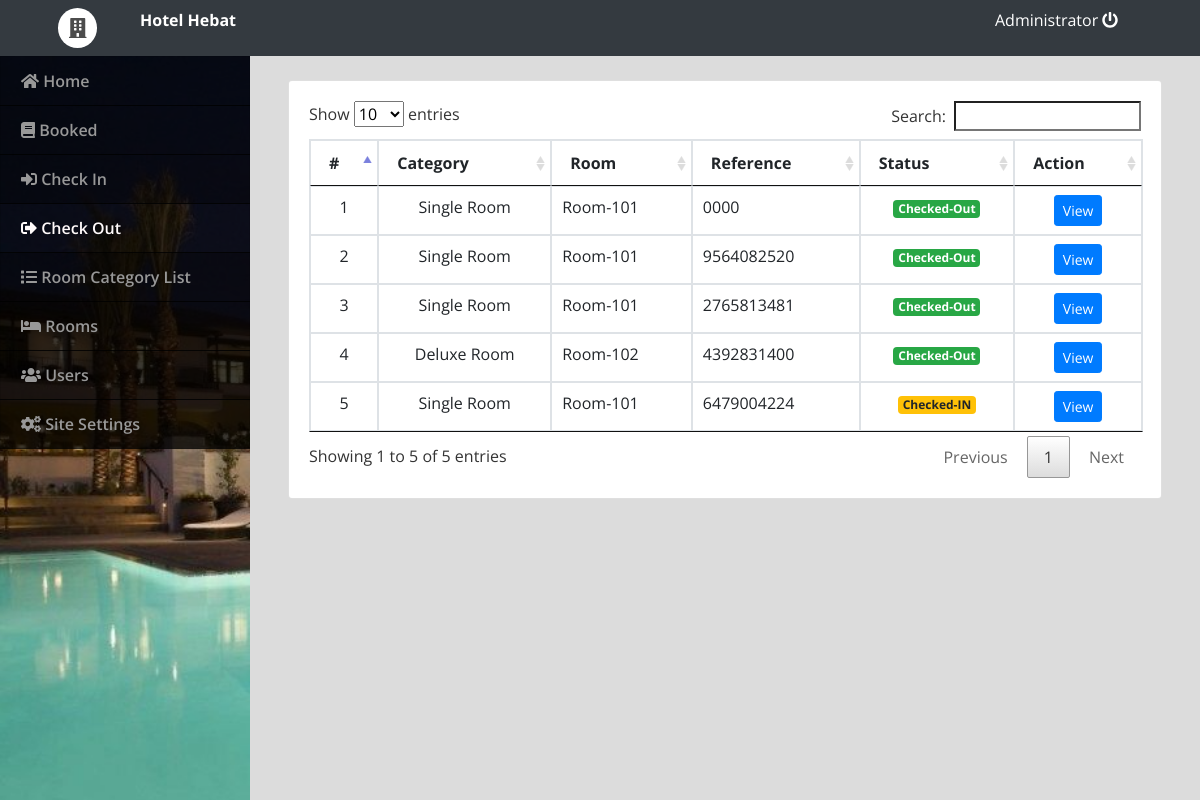
The app's page /admin/index.php?page=check_out (signed in) with its own data.
### tables this page shows
CREATE TABLE `checked` (
  `id` int(30) NOT NULL,
  `ref_no` varchar(100) NOT NULL,
  `room_id` int(30) NOT NULL,
  `name` text NOT NULL,
  `contact_no` varchar(20) NOT NULL,
  `date_in` datetime NOT NULL,
  `date_out` datetime NOT NULL,
  `booked_cid` int(30) NOT NULL,
  `status` tinyint(1) NOT NULL DEFAULT 0 COMMENT '0 = pending, 1=checked in , 2 = checked out',
  `date_updated` datetime NOT NULL DEFAULT current_timestamp() ON UPDATE current_timestamp()
);

CREATE TABLE `rooms` (
  `id` int(30) NOT NULL,
  `room` varchar(30) NOT NULL,
  `category_id` int(30) NOT NULL,
  `status` tinyint(1) NOT NULL DEFAULT 0 COMMENT '0 = Available , 1= Unvailables'
);

CREATE TABLE `room_categories` (
  `id` int(30) NOT NULL,
  `name` text NOT NULL,
  `price` float NOT NULL,
  `cover_img` text NOT NULL
);

### admin/check_out.php (the view, shortened to what this page needs)
<?php include('db_connect.php');
$cat = $conn->query("SELECT * FROM room_categories");
$cat_arr = array();
while($row = $cat->fetch_assoc()){
	$cat_arr[$row['id']] = $row;
}
$room = $conn->query("SELECT * FROM rooms");
$room_arr = array();
while($row = $room->fetch_assoc()){
	$room_arr[$row['id']] = $row;
}
?>
<div class="container-fluid">
	<div class="col-lg-12">
		<div class="row mt-3">
			<div class="col-md-12">
				<div class="card">
					<div class="card-body">
						<table class="table table-bordered">
							<thead>
								<th>#</th>
								<th>Category</th>
								<th>Room</th>
								<th>Reference</th>
								<th>Status</th>
								<th>Action</th>
							</thead>
							<tbody>
								<?php
								$i = 1;
								$checked = $conn->query("SELECT * FROM checked where status != 0 order by status desc, id asc ");
								while($row=$checked->fetch_assoc()):
								?>
								<tr>
									<td class="text-center"><?php echo $i++ ?></td>
									<td class="text-center"><?php echo $cat_arr[$room_arr[$row['room_id']]['category_id']]['name'] ?></td>
									<td class=""><?php echo $room_arr[$row['room_id']]['room'] ?></td>
									<td class=""><?php echo $row['ref_no'] ?></td>
									<?php if($row['status'] == 1): ?>
										<td class="text-center"><span class="badge badge-warning">Checked-IN</span></td>
									<?php else: ?>
										<td class="text-center"><span class="badge badge-success">Checked-Out</span></td>
									<?php endif; ?>
									<td class="text-center">
											<button class="btn btn-sm btn-primary check_out" type="button" data-id="<?php echo $row['id'] ?>">View</button>
									</td>
								</tr>
							<?php endwhile; ?>
							</tbody>
						</table>
					</div>
				</div>
			</div>
		</div>
	</div>
</div>

### admin/index.php (shortened to what this page needs)
<!DOCTYPE html>
<html lang="en">
<head>
<?php
 include('./header.php');
 ?>
</head>
<body>
	<?php include 'topbar.php' ?>
	<?php include 'navbar.php' ?>
  <main id="view-panel" >
      <?php $page = isset($_GET['page']) ? $_GET['page'] :'home'; ?>
  	<?php include $page.'.php' ?>
  </main>
</body>
</html>

### admin/header.php (shortened to what this page needs)
  <link rel="stylesheet" href="assets/font-awesome/css/all.min.css">
<link href="assets/vendor/bootstrap/css/bootstrap.min.css" rel="stylesheet">
<link href="assets/vendor/icofont/icofont.min.css" rel="stylesheet">
<link href="assets/vendor/boxicons/css/boxicons.min.css" rel="stylesheet">
<link href="assets/vendor/venobox/venobox.css" rel="stylesheet">
<link href="assets/vendor/animate.css/animate.min.css" rel="stylesheet">
<link href="assets/vendor/remixicon/remixicon.css" rel="stylesheet">
<link href="assets/vendor/owl.carousel/assets/owl.carousel.min.css" rel="stylesheet">
<link href="assets/vendor/bootstrap-datepicker/css/bootstrap-datepicker.min.css" rel="stylesheet">
<link href="assets/DataTables/datatables.min.css" rel="stylesheet">
<link href="assets/css/style.css" rel="stylesheet">
<link type="text/css" rel="stylesheet" href="assets/css/jquery-te-1.4.0.css">

### admin/topbar.php (shortened to what this page needs)
<nav class="navbar navbar-dark bg-dark fixed-top " style="padding:0;">
  <div class="container-fluid mt-2 mb-2">
  	<div class="col-lg-12">
  		<div class="col-md-1 float-left" style="display: flex;">
  			<div class="logo">
  				<i class="fa fa-building"></i>
  			</div>
  		</div>
      <div class="col-md-4 float-left text-white">
        <large><b><?php echo $_SESSION['setting_hotel_name']; ?></b></large>
      </div>
	  	<div class="col-md-2 float-right text-white">
	  		<a href="ajax.php?action=logout" class="text-white"><?php echo $_SESSION['login_name'] ?> <i class="fa fa-power-off"></i></a>
	    </div>
    </div>
  </div>
</nav>

### admin/navbar.php (shortened to what this page needs)
<nav id="sidebar" class='mx-lt-5' >
		<div class="sidebar-list">
				<a href="index.php?page=home" class="nav-item nav-home"><span class='icon-field'><i class="fa fa-home"></i></span> Home</a>
				<a href="index.php?page=booked" class="nav-item nav-booked"><span class='icon-field'><i class="fa fa-book"></i></span> Booked </a>
				<a href="index.php?page=check_in" class="nav-item nav-check_in"><span class='icon-field'><i class="fa fa-sign-in-alt"></i></span> Check In </a>
				<a href="index.php?page=check_out" class="nav-item nav-check_out"><span class='icon-field'><i class="fa fa-sign-out-alt"></i></span> Check Out </a>
				<a href="index.php?page=categories" class="nav-item nav-categories"><span class='icon-field'><i class="fa fa-list"></i></span> Room Category List</a>
				<a href="index.php?page=rooms" class="nav-item nav-rooms"><span class='icon-field'><i class="fa fa-bed"></i></span> Rooms </a>
				<?php if($_SESSION['login_type'] == 1): ?>
				<a href="index.php?page=users" class="nav-item nav-users"><span class='icon-field'><i class="fa fa-users"></i></span> Users</a>
				<a href="index.php?page=site_settings" class="nav-item nav-site_settings"><span class='icon-field'><i class="fa fa-cogs"></i></span> Site Settings</a>
			<?php endif; ?>
		</div>
</nav>

### admin/assets/css/style.css (style rules this page uses)
body { font-family: "Open Sans", sans-serif; color: #444444; width: 100%; height: calc(100%); }
a { color: #1977cc; }
nav#sidebar { height: calc(100%); position: fixed; z-index: 99; left: 0; width: 250px; background: url(../../../assets/img/hotel-cover.jpg); background-repeat: no-repeat; background-size: cover; }
a.nav-item { position: relative; display: block; padding: .75rem 1.25rem; margin-bottom: -1px; border: 1px solid rgba(0,0,0,.125); background-color: #000000c4; color: #989898; font-weight: 600; }
a.nav-item:hover, .nav-item.active { background-color: #000000ad; color: #fffafa; }
main#view-panel { margin-left: 250px; width:calc(100% - 250px); margin-top: 3.5rem; padding: .5em }

### admin/index.php (style rules this page uses)
body { background: #80808045; }

### admin/topbar.php (style rules this page uses)
.logo { margin: auto; font-size: 20px; background: white; padding: 5px 11px; border-radius: 50% 50%; color: #000000b3; }

### records on screen
checked: room.name "Single Room", room.room "Room-101", ref_no "0000", status "Checked-Out"
checked: room.name "Single Room", room.room "Room-101", ref_no "9564082520", status "Checked-Out"
checked: room.name "Single Room", room.room "Room-101", ref_no "2765813481", status "Checked-Out"
checked: room.name "Deluxe Room", room.room "Room-102", ref_no "4392831400", status "Checked-Out"
checked: room.name "Single Room", room.room "Room-101", ref_no "6479004224", status "Checked-IN"

### other values on screen
$_SESSION['setting_hotel_name'] "Hotel Hebat"
$_SESSION['login_name'] "Administrator"
